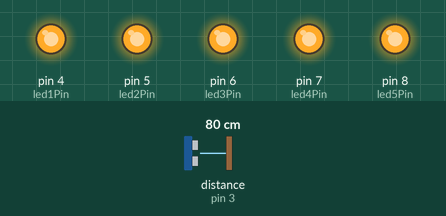
This sketch was run on a simulated Arduino Uno, built with avr-gcc and run on an emulated ATmega328P. Shown: output pins drawn as LEDs (lit = HIGH). Wiring (inferred from the names in the program): ultrasonic range finder: trigger pin 2; echo pin 3. The test bench sets the inputs (shaded band); at power-on: distance to the obstacle (sensor on pin 3) 80 cm. The echo pulse lasts 58.3 µs per cm; pins used as bus, display or sensor lines are not drawn.

Above: at 1.2 s.
1.3 s: distance to the obstacle (sensor on pin 3) set to 99 cm
2.8 s: distance to the obstacle (sensor on pin 3) set to 108 cm
At 3.7 s:
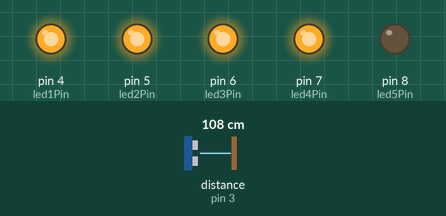
4.3 s: distance to the obstacle (sensor on pin 3) set to 147 cm
5.8 s: distance to the obstacle (sensor on pin 3) set to 157 cm
At 6.2 s:
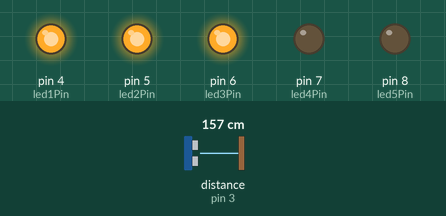
7.3 s: distance to the obstacle (sensor on pin 3) set to 201 cm
8.8 s: distance to the obstacle (sensor on pin 3) set to 208 cm
At 9.6 s:
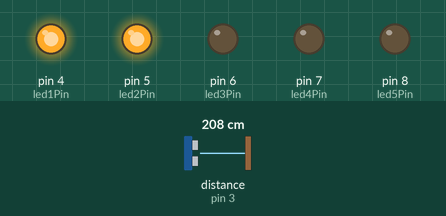
Timing chart, 0 to 11.3 s (numbered marks = the images above; inputs shaded):
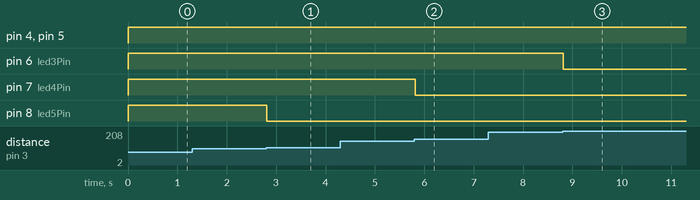

The sketch:

21127329.ino
```cpp
// C++ code

int trig_pin = 2;
int echo_pin = 3;

int led1Pin = 4;
int led2Pin = 5;
int led3Pin = 6;
int led4Pin = 7;
int led5Pin = 8;

long getDistance() {
	digitalWrite(trig_pin, LOW);
  	delayMicroseconds(2);
  	digitalWrite(trig_pin, HIGH);
  	delayMicroseconds(10);
  	digitalWrite(trig_pin, LOW);

  	long duration = pulseIn(echo_pin, HIGH);

  	long distanceCm = duration * 0.034 / 2;
	return distanceCm;
}

void setup() {
  pinMode(trig_pin, OUTPUT);
  pinMode(echo_pin, INPUT);
  pinMode(led1Pin, OUTPUT);
  pinMode(led2Pin, OUTPUT);
  pinMode(led3Pin, OUTPUT);
  pinMode(led4Pin, OUTPUT);
  pinMode(led5Pin, OUTPUT);
}

void loop() {
  long distance = getDistance();
  if (distance <= 100) {
    digitalWrite(led1Pin, HIGH);
    digitalWrite(led2Pin, HIGH);
    digitalWrite(led3Pin, HIGH);
    digitalWrite(led4Pin, HIGH);
    digitalWrite(led5Pin, HIGH);
  	}
  else if (distance > 100 && distance <= 150) {
      digitalWrite(led1Pin, HIGH);
      digitalWrite(led2Pin, HIGH);
      digitalWrite(led3Pin, HIGH);
      digitalWrite(led4Pin, HIGH);
      digitalWrite(led5Pin, LOW);
    }
  else if (distance > 150 && distance <= 200) {
      digitalWrite(led1Pin, HIGH);
      digitalWrite(led2Pin, HIGH);
      digitalWrite(led3Pin, HIGH);
      digitalWrite(led4Pin, LOW);
      digitalWrite(led5Pin, LOW);
    }
  else if (distance > 200 && distance <= 250) {
      digitalWrite(led1Pin, HIGH);
      digitalWrite(led2Pin, HIGH);
      digitalWrite(led3Pin, LOW);
      digitalWrite(led4Pin, LOW);
      digitalWrite(led5Pin, LOW);
    }
  else {
      digitalWrite(led1Pin, HIGH);
      digitalWrite(led2Pin, LOW);
      digitalWrite(led3Pin, LOW);
      digitalWrite(led4Pin, LOW);
      digitalWrite(led5Pin, LOW);
    }
}
```

Measured:
- the behaviour switches between 102 and 103 cm on distance to the obstacle (sensor on pin 3) (found by bisection; images 0 and 1)
- the behaviour switches between 152 and 153 cm on distance to the obstacle (sensor on pin 3) (found by bisection; images 1 and 2)
- the behaviour switches between 203 and 204 cm on distance to the obstacle (sensor on pin 3) (found by bisection; images 2 and 3)
- after the input at 1.3 s, every drawn part: stays the same
- after the input at 2.8 s, pin 8 (led5Pin): HIGH → LOW at once
- after the input at 4.3 s, every drawn part: stays the same
- after the input at 5.8 s, pin 7 (led4Pin): HIGH → LOW at once
- after the input at 7.3 s, every drawn part: stays the same
- after the input at 8.8 s, pin 6 (led3Pin): HIGH → LOW at once
